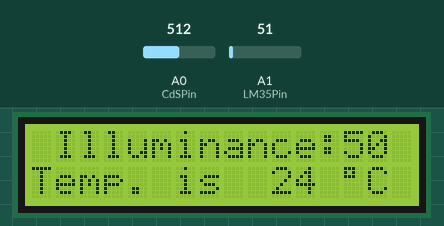
A sketch run on a simulated Arduino Uno, built with avr-gcc and run on an emulated ATmega328P. Parts: 16×2 character LCD. Inputs (shaded band) come from the test bench; at power-on: A1 (LM35Pin) = 51, A0 (CdSPin) = 512.

Above: at 4.3 s.
4.4 s: A1 (LM35Pin) set to 61
At 5.8 s:
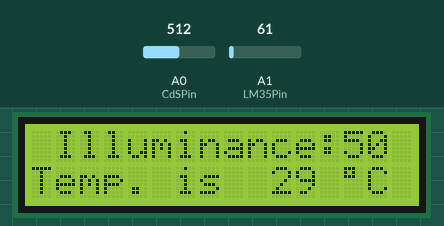
7.1 s: A0 (CdSPin) set to 716
At 7.6 s:
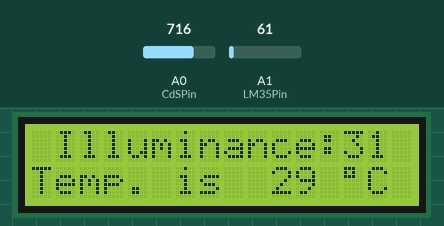
9.8 s: A1 (LM35Pin) set to 71
At 12.3 s:
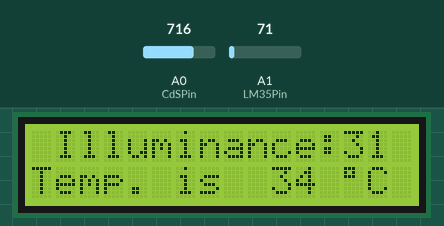
12.6 s: A0 (CdSPin) set to 900
At 14.0 s:
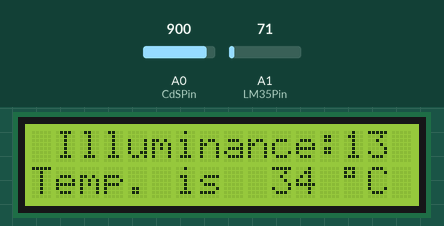
15.3 s: A1 (LM35Pin) set to 86
At 17.5 s:
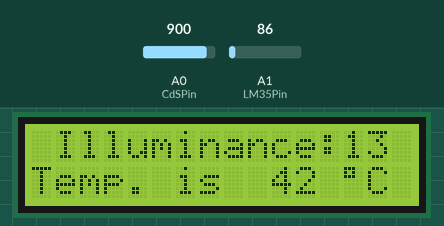
18.6 s: A0 (CdSPin) set to 1023
At 20.4 s:
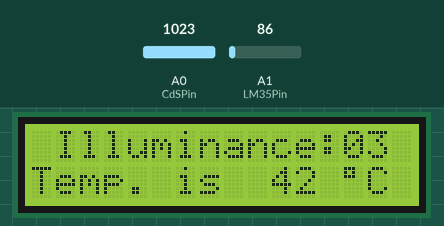
Timing chart, 0 to 21.9 s (numbered marks = the images above; inputs shaded):
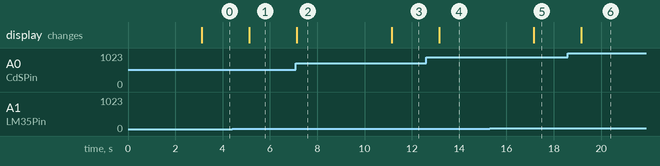

The sketch:

AR22_cds_lm35.ino.ino
```cpp
/*
 예제 6.3
 LM35를 이용한 온도 측정
 */

// I2C 통신 라이브러리 설정
#include <Wire.h>
// I2C LCD 라리브러리 설정
#include <LiquidCrystal_I2C.h>

// LCD I2C address 설정
// PCF8574:0x27, PCF8574A:0x3F
LiquidCrystal_I2C lcd(0x27,16,2);

// 0번 아날로그핀을 LM35 입력으로 설정한다.
const int LM35Pin = 1;
const int CdSPin = 0;

void setup() {

  // 16X2 LCD 모듈 설정하고 백라이트를 켠다.
  lcd.init(); // LCD 설정
  lcd.backlight();

  // 메세지를 표시한다.
  lcd.print("ex 6.3");
  lcd.setCursor(0,1);
  lcd.print("Checking Temp.");

  // 3초동안 메세지를 표시한다.
  delay(3000);

  // 모든 메세지를 삭체한 뒤
  // 숫자를 제외한 부분들을 미리 출력시킨다.
lcd.clear();
lcd.setCursor(0,0);
  lcd.print(" Illuminance:  ");
  lcd.setCursor(0,1);
  lcd.print("Temp. is ");

  //LCD 문자표에서 '°' 기호를 직접 써준다
  lcd.setCursor(13,1);
  lcd.write(B11011111);
  lcd.setCursor(14,1);
  lcd.print("C");

   // '°' 기호 문자코드

   // 'C'를 표시한다.
}

void loop(){
  int adcValue;
  int adcValue1;
  long temp; // 현재의 온도
int illuminance;
  // LM35의 Vout을 읽는다.
  adcValue = analogRead(CdSPin);
  illuminance=map(adcValue,0,1023,100,0);
  // 온도값으로 환산한다. 오버플로우 방지를 위하여 500L로 표시한다.
  // 500L의 경우 500을 32비트 long 형태의 숫자로 나타내 준다.
   adcValue1 = analogRead(LM35Pin);
  temp=(adcValue1*500L)/1023;

  // 전에 표시했던 내용을 지우고 LCD에 ADC 값과 온도를 출력한다.
  // 지우지 않으면 이전에 표시했던 값이 남게 된다.

lcd.setCursor(13,0);
lcd.print(illuminance);

lcd.setCursor(10,1);
lcd.print(temp);


  delay(2000);
}
```

Measured:
- after the input at 4.4 s, the display: changes after 0.73 s (image 1)
- after the input at 7.1 s, the display: changes at once (image 2)
- after the input at 9.8 s, the display: changes after 1.3 s (image 3)
- after the input at 12.6 s, the display: changes after 0.55 s (image 4)
- after the input at 15.3 s, the display: changes after 1.9 s (image 5)
- after the input at 18.6 s, the display: changes after 0.57 s (image 6)
